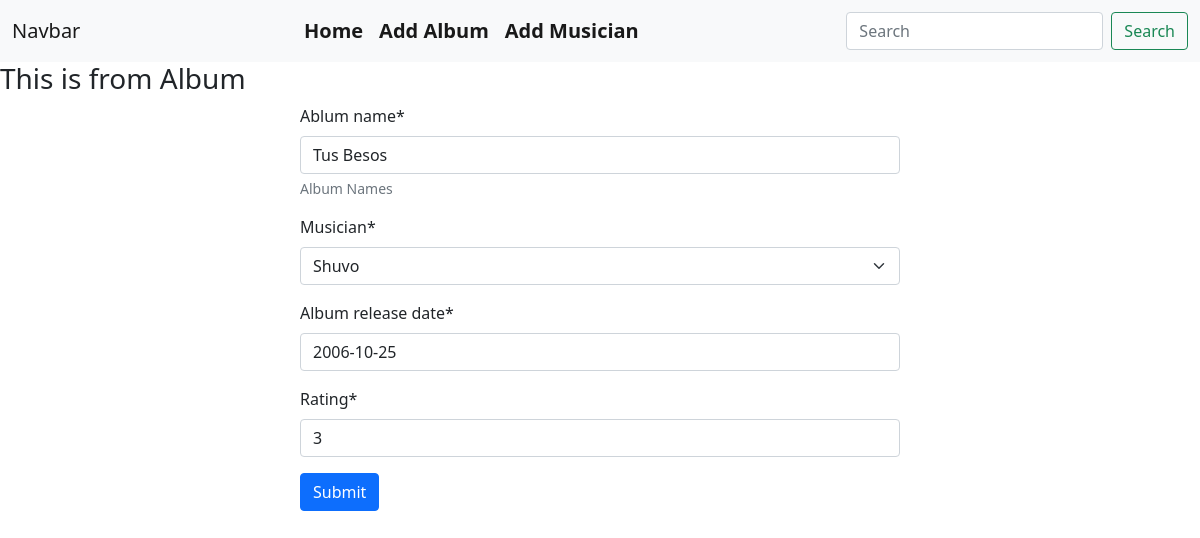
/album/edit/2, run on the app's committed database.
### Album/models.py (models this page shows, shortened)
class MyAlbumModel(models.Model):
    ablum_name = models.CharField(help_text='Album Names', max_length=100)
    musician = models.ForeignKey(MyMusicianModel, on_delete=models.CASCADE)
    album_release_date = models.DateField()
    rating = models.IntegerField()

### Album/views.py (the view)
# urls.py: path('edit/<int:id>',views.edit_album, name='edit_album'),
def edit_album(request, id):
    album = models.MyAlbumModel.objects.get(pk = id)
    album_form = forms.MyAlbumForm(instance=album)
    if request.method == 'POST':
        album_form = forms.MyAlbumForm(request.POST, instance=album)
        if album_form.is_valid():
            album_form.save()
            return redirect("homepage")
    return render(request,'album.html', {'album_form':album_form})

### Album/forms.py
class MyAlbumForm(forms.ModelForm):
    class Meta:
        model = MyAlbumModel
        fields = '__all__'

### musician/models.py (called while the page is built)
    def __str__(self) -> str:
        return self.first_name

### Album/templates/album.html (shortened to what this page needs)
{% extends "base.html" %}
{%load crispy_forms_tags%}
{%block content%}
    <h3>This is from Album</h3>
    <form method='post' style='width:50%;margin:auto;'>
        {{album_form | crispy}}
        <button class='btn btn-primary' type="submit">Submit</button>
    </form>
{%endblock%}

### data on the page
MyAlbumModel: ablum_name "Tus Besos", musician "Shuvo", album_release_date "2006-10-25", rating "3"
